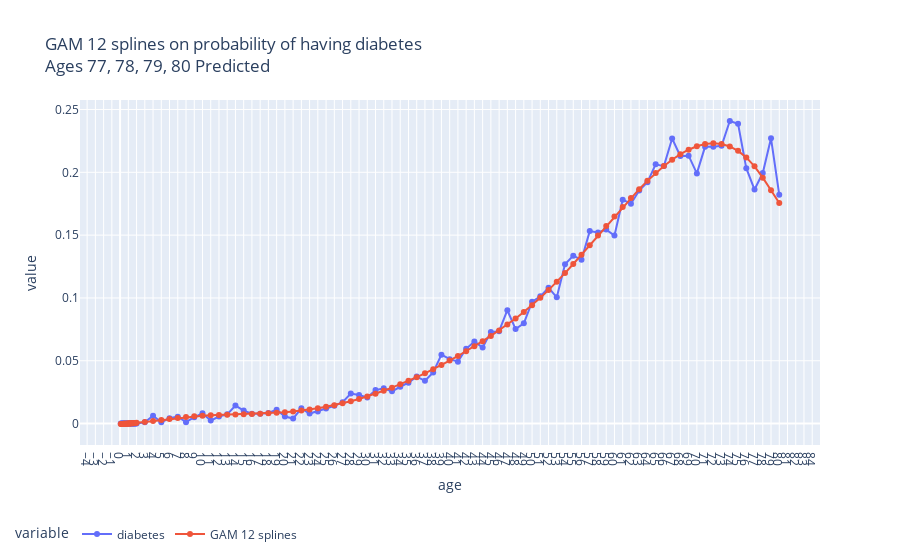

The notebook cell saved with this chart:
### Code cell
plot = px.scatter(data_frame=median_df,
                  x='age',
                  y=['diabetes',f'GAM {splines} splines'],
                 title=f'GAM {splines} splines on probability of having diabetes <br>Ages 77, 78, 79, 80 Predicted')

for i in plot.data:
    i.update(mode='markers+lines')

plot.update_layout(xaxis={'dtick':1},showlegend=True,
                   legend=dict(
                                orientation="h",
                                yanchor="bottom",
                                xanchor="right",x=.3,y=-.3))
# plot.update_yaxes(range=[0,500])
report = dp.View(df, dp.Text("My Dataframe"))
plot
